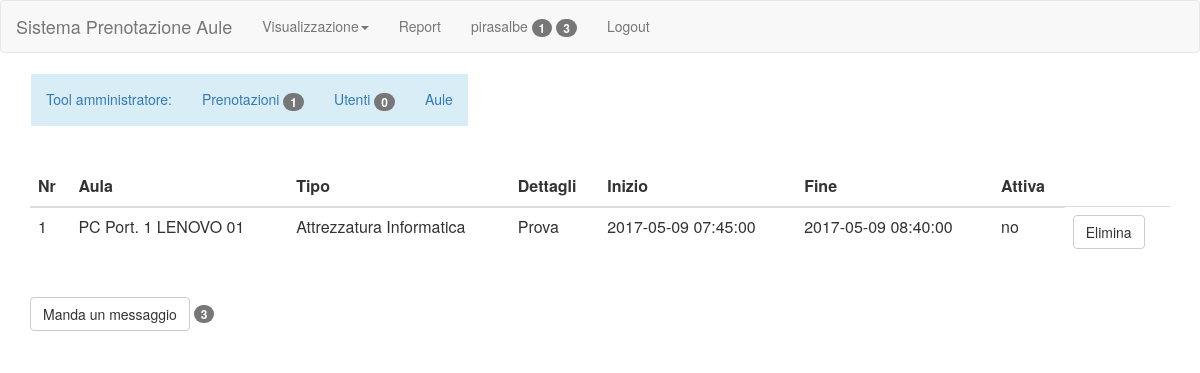
The page /private.php (signed in) on the database its author committed.
### tables this page shows
CREATE TABLE `prenotazioni` (
  `cod` int(11) NOT NULL,
  `utente` varchar(20) NOT NULL,
  `aula` int(11) NOT NULL,
  `dettagli` varchar(50) NOT NULL,
  `inizio` varchar(20) NOT NULL,
  `fine` varchar(20) NOT NULL,
  `attiva` enum('si','no') NOT NULL DEFAULT 'no'
);

CREATE TABLE `aula` (
  `numero` int(11) NOT NULL,
  `nome` varchar(20) NOT NULL,
  `descrizione` varchar(50) DEFAULT NULL,
  `type` enum('Attrezzatura Informatica','Aule speciali','Piano Rialzato','Primo Piano','Secondo Piano') NOT NULL
);

### script/sql.php (called while the page is built, shortened)
<?php
function init()
{
    $servername = "localhost";
    $username = "root";
    $password = "";
    $dbname = "aule";
    $conn = new mysqli($servername, $username, $password, $dbname);
    return $conn;
}
function admin()
{
    $sql = "SELECT admin FROM utenti where username=?";
    $conn = init();
    if ($stmt = $conn->prepare($sql)) {
        $stmt->bind_param("s", $_SESSION['user']);
        $stmt->execute();
        $stmt->bind_result($admin);
    }
    if ($admin == "si") return true;
    return false;
}
function booking($all)
{
    $sql = "SELECT *
			FROM prenotazioni p inner join aula a on p.aula=a.numero ";
    if (!$all)
        $sql = $sql . "where utente=?";
    $conn = init();
    $result = null;
    if ($stmt = $conn->prepare($sql)) {
        if (!$all)
            $stmt->bind_param("s", $_SESSION['user']);
        $stmt->execute();
        $result = $stmt->get_result();
    }
    return $result;
}
?>

### private.php (the view, shortened to what this page needs)
<?php
include("script/recursive.php");
?>
<html>
<head>
</head>
<body>
<?php printNavbar(false);
if (admin()) {
    $result = booking(true);
    $cont = 0;
    if (isset($result) && $result != null) {
        while ($row = $result->fetch_assoc()) {
            if ($row["attiva"] == "no")
                $cont++;
        }
    }
    $count = 0;
    echo "<div class='container navbar '>
			<ul class='nav navbar-nav list-group-item-info'>
				<li><a href='#'>Tool amministratore: </a></li>
				<li><a href='admin/booking'>Prenotazioni
				    <span class='badge'>" . $cont . "</span></a></li>
				<li><a href='admin/users'>Utenti
				    <span class='badge'>" . $count . "</span></a></li></a></li>
				<li><a href='admin/rooms'>Aule</a></li>
			</ul>
		</div>";
}
?>
<br>
<div class="container">
    <div class="table-responsive">
        <table class="table">
            <thead>
            <tr>
                <th>Nr</th>
                <th>Aula</th>
                <th>Tipo</th>
                <th>Dettagli</th>
                <th>Inizio</th>
                <th>Fine</th>
                <th>Attiva</th>
            </tr>
            </thead>
            <tbody>
            <?php
            $result = booking(false);
            if (isset($result) && $result != null) {
                while ($row = $result->fetch_assoc()) {
                    echo "<tr>
                            <td>" . $row["numero"] . "</td>
                            <td>" . $row["nome"] . "</td>
                            <td>" . $row["type"] . "</td>
                            <td>" . $row["dettagli"] . "</td>
                            <td>" . $row["inizio"] . "</td>
                            <td>" . $row["fine"] . "</td>
                            <td>" . $row["attiva"] . "</td>
                            <td><a href='script/deleteBooking?aula=" . $row["numero"] . "&link=private' class=\"btn btn-default\">Elimina</a></td>
                        </tr>";
                }
            }
            ?>
            </tbody>
        </table>
    </div>
    <br>
    <form action="messages">
        <div class="row">
            <div class="col-sm-4">
                <input type="submit" class="btn btn-default" value="Manda un messaggio">
                <span class="badge">
						<?php
                        $result = messages("-1","-1");
                        $cont = 0;
                        if (isset($result) && $result != null) {
                            while ($row = $result->fetch_assoc()) {
                                $cont++;
                            }
                        }
                        echo $cont;
                        ?>
						</span>
            </div>
        </div>
    </form>
</div>
</body>
</html>

### rows shown on the page
prenotazioni: aula.numero "1", aula.nome "PC Port. 1 LENOVO 01", aula.type "Attrezzatura Informatica", dettagli "Prova", inizio "2017-05-09 07:45:00", fine "2017-05-09 08:40:00", attiva "no"

### other values the page prints
$user "pirasalbe"
$cont "1"
$cont "3"
$log "Logout"
$count "0"
